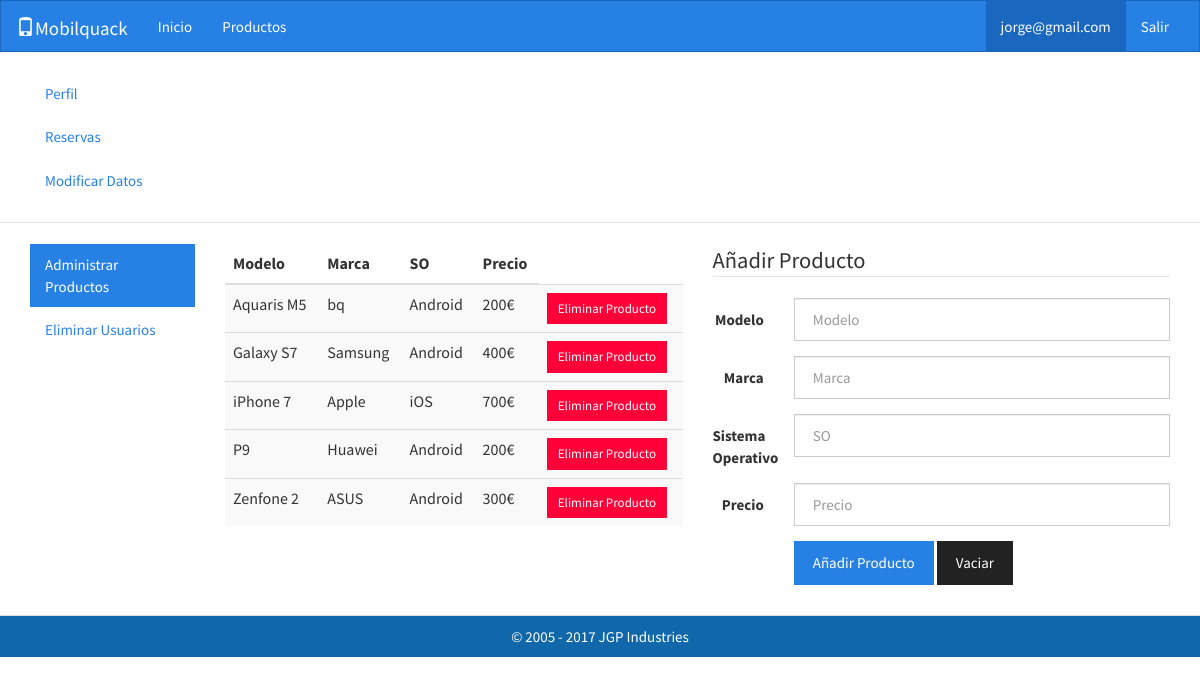
/altabaja.php (signed in), run on the app's committed database.
### tables this page shows
CREATE TABLE `producto` (
  `modelo` varchar(30) NOT NULL,
  `marca` varchar(15) DEFAULT NULL,
  `s_o` varchar(15) DEFAULT NULL,
  `precio` int(11) DEFAULT NULL
);

### altabaja.php (the view, shortened to what this page needs)
<?php
    include 'dbacceso.php';
?>
<html>
    <head>
        <link rel="stylesheet" href="css/bootstrap.min.css">
        <link href="css/estilos.css" rel="stylesheet" type="text/css">
    </head>
    <body>
        <?php
            if(isset($_SESSION['email'])) {
        ?>
        <nav class="navbar navbar-inverse">
            <div class="container-fluid">
                <div class="navbar-header">
                    <a class="navbar-brand" href="index.php"><span class="glyphicon glyphicon-phone"></span>Mobilquack</a>
                </div>
                <div class="collapse navbar-collapse" id="bs-example-navbar-collapse-2">
                    <ul class="nav navbar-nav">
                        <li><a href="index.php">Inicio</a></li>
                        <li><a href="productos.php">Productos</a></li>
                    </ul>
                    <ul class="nav navbar-nav navbar-right">
                        <li class="active"><a href="main.php"><?php echo $_SESSION['email']; ?><span class="sr-only">(current)</span></a></li>
                        <li><a href="logout.php">Salir</a></li>
                    </ul>
                </div>
            </div>
        </nav>
        <div class="container">
            <div class="row">
                <div class="col-lg-2 col-md-2 col-sm-12 col-xs-12">
                    <ul class="nav nav-pills nav-stacked">
                        <li><a href="main.php">Perfil</a></li>
                        <li><a href="comprauser.php">Reservas</a></li>
                        <li><a href="modificar.php">Modificar Datos</a></li>
                    </ul>
                </div>
            </div>
        </div>
        <?php
                if($_SESSION['admin']==1) {
                    if(isset($_REQUEST['crear'])) {
                        $modelo=htmlentities( addslashes($_POST[('modelo')]));
                        $marca=htmlentities( addslashes($_POST[('marca')]));
                        $s_o=htmlentities( addslashes($_POST[('s_o')]));
                        $precio=htmlentities( addslashes($_POST[('precio')]));
                        $sql="SELECT * FROM producto WHERE modelo='".$modelo."' ";
                        $query=mysqli_query($base, $sql);
                        if(mysqli_num_rows($query) > 0) {
                            echo "Error al crear producto. <a href='javascript:history.back();'>Reintentar</a>";
                        }
                        else {
                            $sql2="INSERT INTO producto VALUES ('$modelo', '$marca', '$s_o', '$precio')";
                            $reg=mysqli_query($base, $sql2);
                            if($reg) {
        ?>
        <div class="container">
            <div class="row">
                <div class="col-lg-12 col-md-12 col-sm-12 col-xs-12">
                    <div class="well well-lg">
                        Producto creado correctamente.<br/><br/>
                        <a class="btn btn-default" href="altabaja.php">Volver</a>
                    </div>
                </div>
            </div>
        </div>
        <?php
                            }
                            else {
        ?>
        <div class="container">
            <div class="row">
                <div class="col-lg-12 col-md-12 col-sm-12 col-xs-12">
                    <div class="well well-lg">
                        Ha ocurrido un error y no se creó el producto.<br/><br/>
                        <a class="btn btn-default" href="altabaja.php">Volver</a>
                    </div>
                </div>
            </div>
        </div>
        <?php
                            }
                        }
                    }
                    else {
        ?>
<hr/>
        <div class="container">
            <div class="row">
                <div class="col-lg-2 col-md-2 col-sm-12 col-xs-12">
                    <ul class="nav nav-pills nav-stacked">
                        <li class="active"><a href="altabaja.php">Administrar Productos</a></li>
                        <li><a href="borrarusuario.php">Eliminar Usuarios</a></li>
                    </ul>
                </div>
                <div class="col-lg-5 col-md-5 col-sm-12 col-xs-12">
                    <table class="table table-striped table-hover">
                    <?php
                    $sql="SELECT * FROM producto";
                    $query=mysqli_query($base, $sql);
                    ?>
                        <thead>
                            <tr>
                                <th>Modelo</th>
                                <th>Marca</th>
                                <th>SO</th>
                                <th>Precio</th>
                            </tr>
                        </thead>
                    <?php
                    while ($row=mysqli_fetch_assoc($query)) {
                        $modelo=$row['modelo'];
                    ?>
                        <form action="altabaja.php" method="POST">
                            <tbody>
                                <tr>
                                    <td><?php echo " ".$row['modelo']." "; ?></td>
                                    <td><?php echo " ".$row['marca']." "; ?></td>
                                    <td><?php echo " ".$row['s_o']." "; ?></td>
                                    <td><?php echo " ".$row['precio']."€ "; ?></td>
                                    <td><input type="hidden" name="idprod" value="<?php echo "$modelo" ?>"><input class="btn btn-danger btn-sm" type="submit" name="borrar" value="Eliminar Producto"></td>
                                </tr>
                            </tbody>
                        </form>
                    <?php
                    }
                    ?>
                    </table><br/>
                </div>
                <div class="col-lg-5 col-md-5 col-sm-12 col-xs-12">
                    <form class="form-horizontal" action="altabaja.php" method="POST">
                        <fieldset>
                            <legend>Añadir Producto</legend>
                            <div class="form-group">
                                <label for="inputModelo" class="col-lg-2 control-label">Modelo</label>
                                <div class="col-lg-10">
                                    <input type="text" name="modelo" class="form-control" id="inputModelo" placeholder="Modelo" required>
                                </div>
                            </div>
                            <div class="form-group">
                                <label for="inputMarca" class="col-lg-2 control-label">Marca</label>
                                <div class="col-lg-10">
                                    <input type="text" name="marca" class="form-control" id="inputMarca" placeholder="Marca" required>
                                </div>
                            </div>
                            <div class="form-group">
                                <label for="inputSO" class="col-lg-2 control-label">Sistema Operativo</label>
                                <div class="col-lg-10">
                                    <input type="text" name="s_o" class="form-control" id="inputSO" placeholder="SO" required>
                                </div>
                            </div>
                            <div class="form-group">
                                <label for="inputPrecio" class="col-lg-2 control-label">Precio</label>
                                <div class="col-lg-10">
                                    <input type="number" name="precio" class="form-control" id="inputPrecio" placeholder="Precio" required>
                                </div>
                            </div>
                            <div class="form-group">
                                <div class="col-lg-10 col-lg-offset-2">
                                    <button type="submit" name="crear" class="btn btn-primary">Añadir Producto</button>
                                    <button type="reset" class="btn btn-default">Vaciar</button>
                                </div>
                            </div>
                        </fieldset>
                    </form>
                </div>
            </div>
        </div>
        <?php
                    }
                }
        ?>
        <?php
            }
        ?>
        <?php
            include 'footer.php';
        ?>
    </body>
</html>

### data on the page
producto: modelo "Aquaris M5", marca "bq", s_o "Android", precio "200"
producto: modelo "Galaxy S7", marca "Samsung", s_o "Android", precio "400"
producto: modelo "iPhone 7", marca "Apple", s_o "iOS", precio "700"
producto: modelo "P9", marca "Huawei", s_o "Android", precio "200"
producto: modelo "Zenfone 2", marca "ASUS", s_o "Android", precio "300"

### other printed values
$_SESSION['email'] "jorge@gmail.com"
